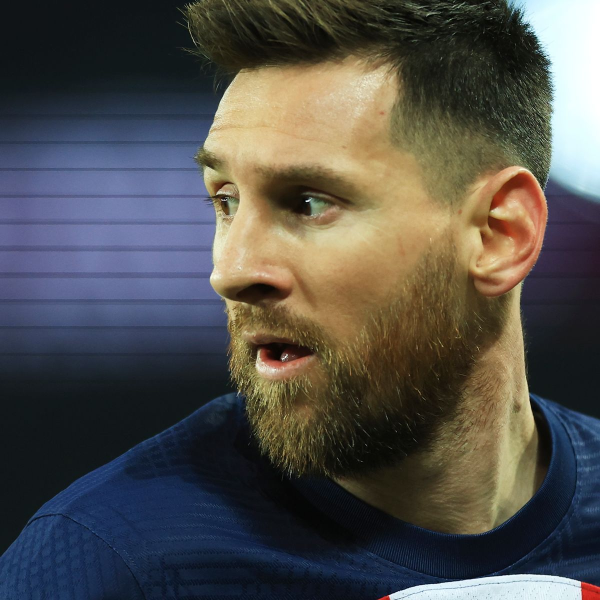
#> input picture test_images/0_Lionel-Messi.jpg, 1200 x 1200 px, given as the content of the folder ./data_original/celebrity, which was not available (shown at 1/2 size)
$ python wf_ml_evaluation.py
#> lines starting #> are read from the running program, lines starting #| are printed output that depends on the picture; pictures that were not available may be replaced by others from this repository, and a replacement may not be noted
### wf_ml_training.py
import pywt
import cv2
import os
import shutil
import numpy as np
import sklearn
from sklearn.svm import SVC
from sklearn.preprocessing import StandardScaler
from sklearn.model_selection import train_test_split
from sklearn.pipeline import Pipeline
from sklearn.metrics import classification_report
import pickle
from sklearn import svm
from sklearn.ensemble import RandomForestClassifier
from sklearn.linear_model import LogisticRegression
from sklearn.pipeline import make_pipeline
from sklearn.model_selection import GridSearchCV

def creatingWavelets(img, mode = 'haar', lev = 1):
    featureCoeff= []

    #converting to grayscale
    imArray = cv2.cvtColor(img, cv2.COLOR_RGB2GRAY)

    #converting to float values
    imArray = np.float32(imArray)
    imArray /= 255

    # Extracting Coefficients by wavelet decomposition
    coeffs = pywt.wavedec2(imArray, mode, level=lev)


    cA2 = coeffs[0] # Approximate Coefficients@level 2
    (cH1, cV1, cD1) = coeffs[-1] # Detailed Coefficients@level 1
    (cH2, cV2, cD2) = coeffs[-2] # Deatiled Coefficients@level 2

    #converting coefficeints into list
    coeffs_H = list(coeffs)

    # Processing Approximate Coefficient
    coeffs_H[0] *= 0

    imArray_H = pywt.waverec2(coeffs_H, mode)
    imArray_H *= 255
    imArray_H = np.uint8(imArray_H)


    return img, imArray_H


def createDataVals(sportsCelebDict, pathProcessedImages):
#> called with pathProcessedImages = './data_processed/'
    classDict = {}
    count = 1

    for celebNames in sportsCelebDict.keys():
        classDict[celebNames] = count
        count += 1

    X, y = [], []
    count = 0
    for celebFolder in os.scandir(pathProcessedImages):
        count += 1
        for entry in os.scandir(celebFolder):
            img, im_har = creatingWavelets(cv2.imread(entry.path), 'db2', 3)
#> in creatingWavelets, `featureCoeff= []`: featureCoeff = []
#> in creatingWavelets, `imArray = cv2.cvtColor(img, cv2.COLOR_RGB2GRAY)`:
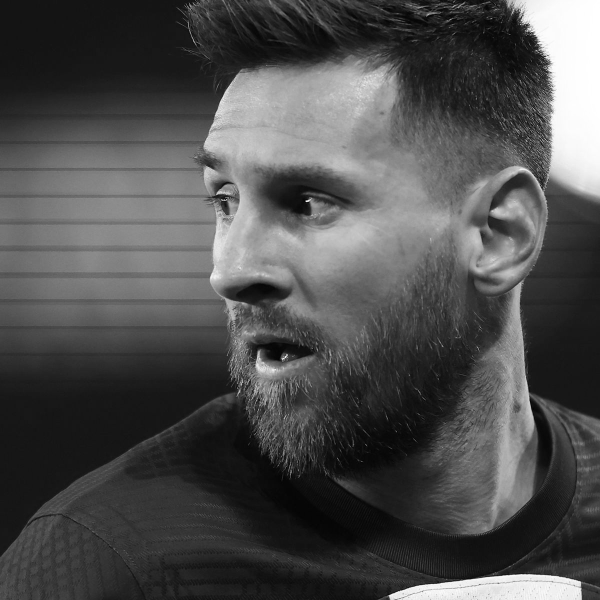
#> imArray: shape (1200, 1200) (shown at 1/2 size); min 0, max 255, mean 77.8
#> in creatingWavelets, img is the input picture: shape (1200, 1200, 3); mean B, G, R 75.3, 78.7, 80.4
#> in creatingWavelets, `coeffs = pywt.wavedec2(imArray, mode, level=lev)`: coeffs = 4 items
#> in creatingWavelets, `cA2 = coeffs[0]`:
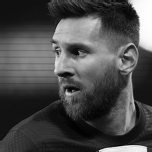
#> cA2: shape (152, 152) float32; min 0.115, max 8, mean 2.43; drawn with min black and max white
#> in creatingWavelets, `(cH1, cV1, cD1) = coeffs[-1]`:
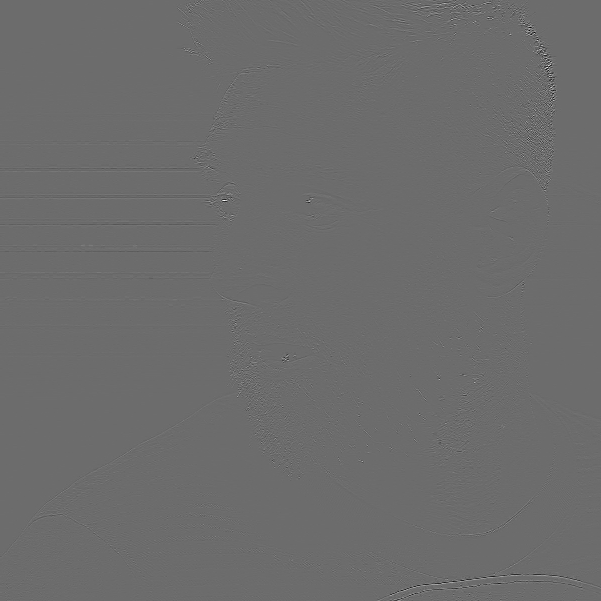
#> cH1: shape (601, 601) float32; min -0.61, max 0.822, mean -5.34e-05; drawn with min black and max white
#> in creatingWavelets, `imArray_H = pywt.waverec2(coeffs_H, mode)`:
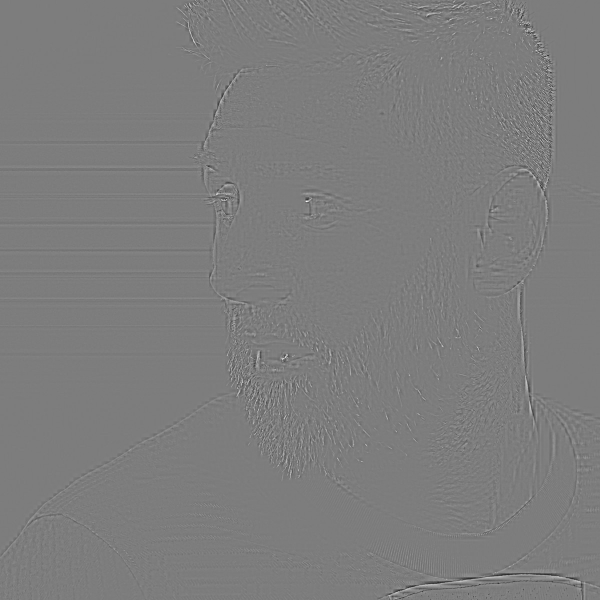
#> imArray_H: shape (1200, 1200) float32 (shown at 1/2 size); min -0.684, max 0.709, mean -3.19e-06; drawn with min black and max white
#> in creatingWavelets, `imArray_H = np.uint8(imArray_H)`:
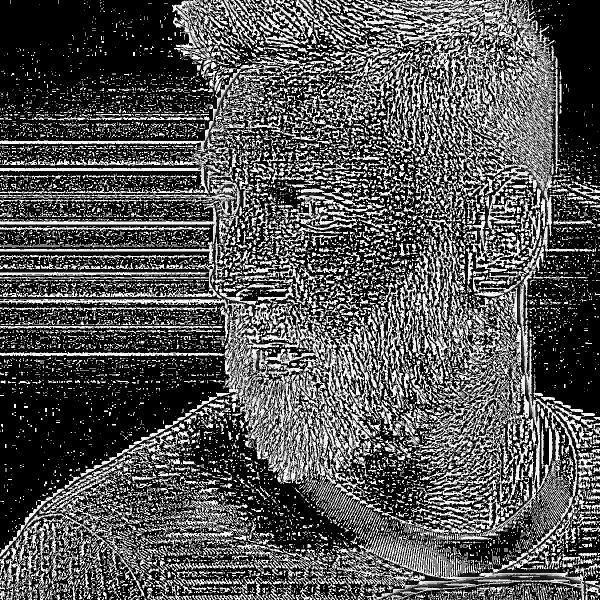
#> imArray_H: shape (1200, 1200) (shown at 1/2 size); min 0, max 255, mean 85.2
            scaledRawimage= cv2.resize(img, (32, 32))
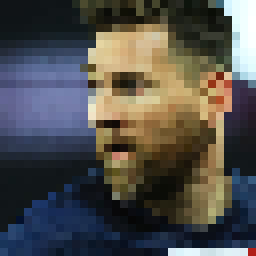
#> scaledRawimage: shape (32, 32, 3) (shown 8 times larger); mean B, G, R 75.7, 79.1, 80.8
            scaledHaarImage = cv2.resize(im_har, (32, 32))
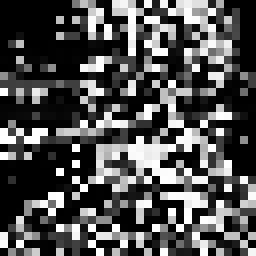
#> scaledHaarImage: shape (32, 32) (shown 8 times larger); min 0, max 255, mean 79.7
            combinedImage = np.vstack((scaledRawimage.reshape(32*32*3,1), scaledHaarImage.reshape(32*32,1)))
#> combinedImage = 4096 values, max 255 at index 84, min 0 at index 3072, mean 78.83
            X.append(combinedImage)
            y.append(count)

    X = np.array(X).reshape(len(X),4096).astype(float)
    return X, y, classDict

#training SVM model
# [30 lines left out: functions trainSVMModel, tarinRandomForestClassifierModel, tarinLogisticRegressionModel, not called in this run]

### wf_dataprocessing.py
import os
import shutil
import cv2

# function for getting paths
def createDirectories():
    # storing paths for
    pathDataset = "./data_original/celebrity"
    pathProcessedImages = "./data_processed/"

    # creating directories for storing data
    imgDir = []
    for entry in os.scandir(pathDataset):
        if entry.is_dir():
            imgDir.append(entry.path)

    if os.path.exists(pathProcessedImages):
        shutil.rmtree(pathProcessedImages)
    os.mkdir(pathProcessedImages)

    return imgDir, pathProcessedImages


#function for detecting face and eyes
# [26 lines left out: function detect_FaceandEyes, not called in this run]

# function to store cropped images into required directory
def storeCroppedData(imgDir, pathProcessedImages):
    croppedDirectories = []
    sportsCelebDict = {}

    for img in imgDir:
        count = 1
        celebName = img.split('/')[-1]
        sportsCelebDict[celebName] = []

        for entry in os.scandir(img):
            if entry.path.lower().endswith(('.png', '.jpg', '.jpeg')):
                roi_color = detect_FaceandEyes(cv2.imread(entry.path))
                if roi_color is not None:
                    cropped_Folder = pathProcessedImages + celebName
                    if not os.path.exists(cropped_Folder):
                        os.makedirs(cropped_Folder)
                        croppedDirectories.append(cropped_Folder)
                        print("Generated: ", cropped_Folder)

                    croppedFileName = celebName + str(count) +".png"
                    croppedFilePath = cropped_Folder + "/" + croppedFileName

                    cv2.imwrite(croppedFilePath, roi_color)
                    sportsCelebDict[celebName].append(croppedFilePath)
                    count += 1
    return croppedDirectories, sportsCelebDict


### wf_ml_evaluation.py
import wf_core as cr
import wf_ml_training as tr
import wf_prediction as pr
import sklearn
from sklearn.svm import SVC
from sklearn.preprocessing import StandardScaler
from sklearn.model_selection import train_test_split


# running wf_core to get the required variables
sportsCelebDict = cr.sportsCelebDict
pathProcessedImages = cr.pathProcessedImages

# creating X, y variables to train a model
X, y, classDict = tr.createDataVals(sportsCelebDict, pathProcessedImages)
#> y = [1]; classDict = 0 items

# splitting data into test and train datasets
#> (the run stopped early here; a loop or call above may not have finished)

$ run again, on test_images/GOAL_-_Blank_WEB_-_Facebook_-_2023-08-20T124451.474.jpg
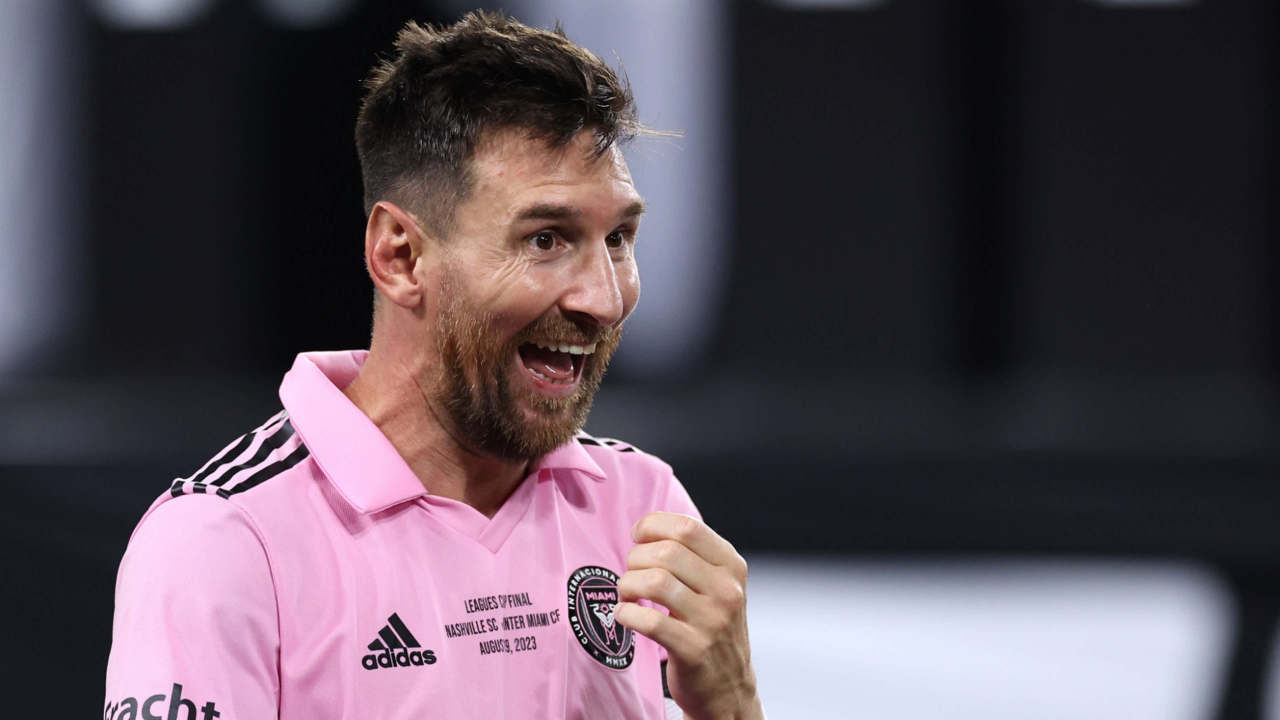
#> input picture test_images/GOAL_-_Blank_WEB_-_Facebook_-_2023-08-20T124451.474.jpg, 3840 x 2160 px, given as the content of the folder ./data_original/celebrity, which was not available (shown at 1/3 size)
#> featureCoeff = []
#> in creatingWavelets, img is the input picture: shape (2160, 3840, 3); mean B, G, R 87.2, 77.2, 89.1
#> coeffs = 4 items
#> in creatingWavelets, `cA2 = coeffs[0]`:
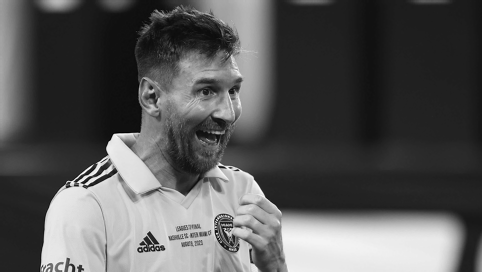
#> cA2: shape (272, 482) float32; min -0.265, max 7.95, mean 2.56; drawn with min black and max white
#> in createDataVals, `scaledHaarImage = cv2.resize(im_har, (32, 32))`:
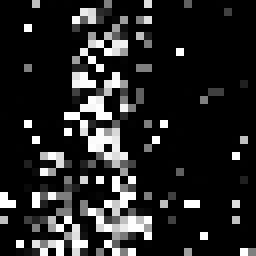
#> scaledHaarImage: shape (32, 32) (shown 8 times larger); min 0, max 255, mean 37.3
#> combinedImage = 4096 values, max 255 at index 1853, min 0 at index 3072, mean 71.81
#> y = [1]; classDict = 0 items

$ run again, on test_images/Messi-Lionel-640-20140714034150877.jpg
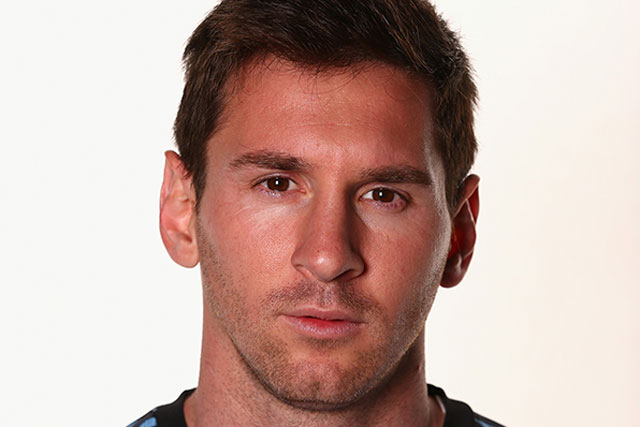
#> input picture test_images/Messi-Lionel-640-20140714034150877.jpg, 640 x 427 px, given as the content of the folder ./data_original/celebrity, which was not available
#> featureCoeff = []
#> in creatingWavelets, img is the input picture: shape (427, 640, 3); mean B, G, R 164.8, 172.3, 197.6
#> coeffs = 4 items
#> in creatingWavelets, `(cH2, cV2, cD2) = coeffs[-2]`:
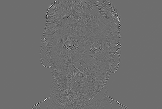
#> cD2: shape (109, 162) float32; min -0.49, max 0.648, mean 2.28e-05; drawn with min black and max white
#> in createDataVals, `scaledHaarImage = cv2.resize(im_har, (32, 32))`:
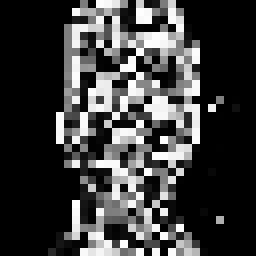
#> scaledHaarImage: shape (32, 32) (shown 8 times larger); min 0, max 255, mean 60.2
#> combinedImage = 4096 values, max 255 at index 3881, min 0 at index 3072, mean 148.4
#> y = [1]; classDict = 0 items
